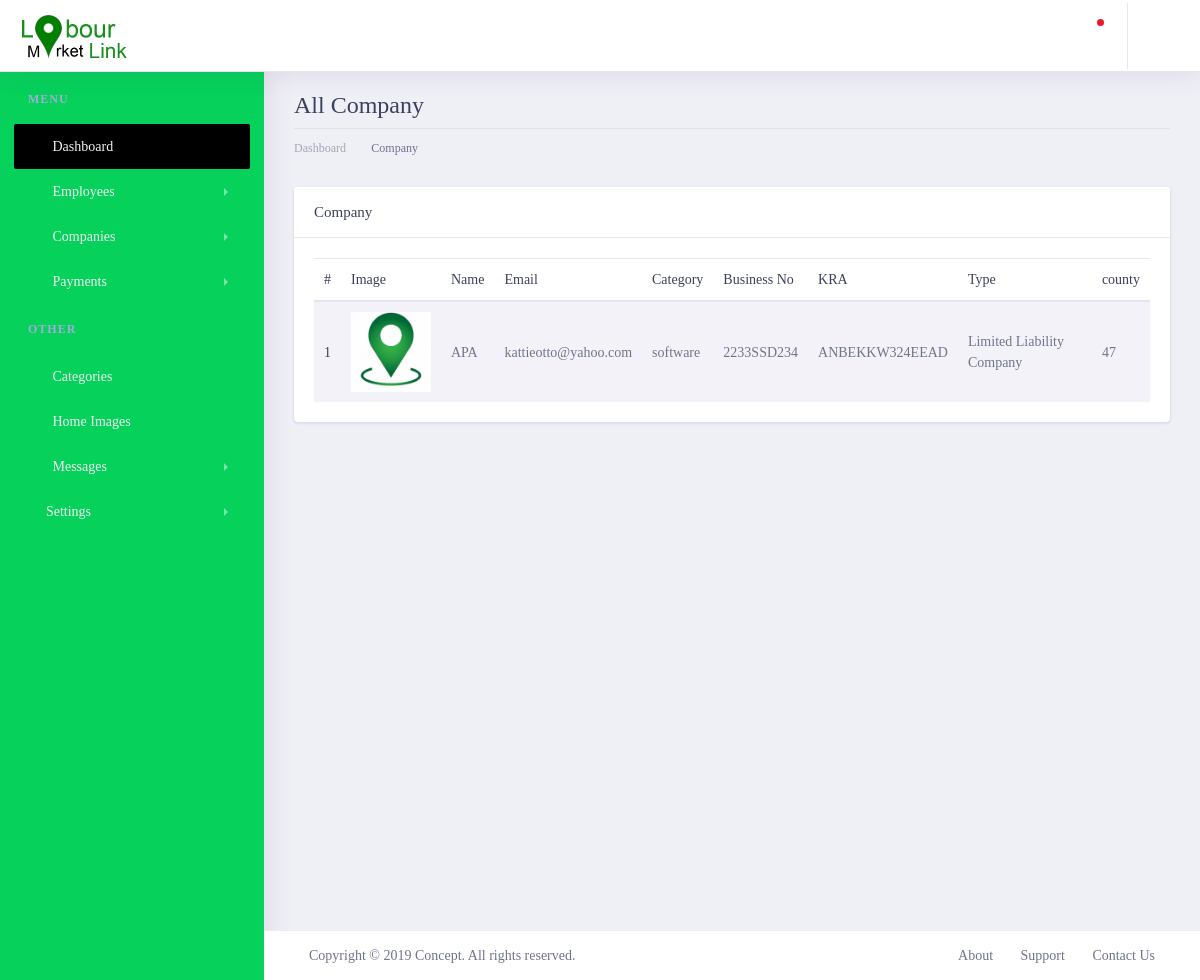
The page /lmladmin/allcompanies/ (signed in) on the database its author committed.
### lmlappadmin/models.py (models this page shows, shortened)
class Company(get_user_model()):
    logo = models.ImageField(max_length=200, upload_to='employerlogo', null=True, blank=True)
    regpayment = models.ForeignKey(CompanyRegistrationPayment, on_delete=models.CASCADE, null=True, blank=True)
    category = models.ForeignKey(Category, on_delete=models.CASCADE, max_length=200, null=False, blank=False)
    company_name = models.CharField(max_length=200, null=False, blank=False)
    county = models.CharField(max_length=100,null=False, blank=False)
    region = models.CharField(max_length=100,null=False, blank=False)
    landmark = models.CharField(max_length=100,null=False, blank=False)
    company_motto =models.CharField(max_length=100,null=False, blank=False)
    brief_details = models.TextField()
    bizness_entity_type = models.CharField(max_length=100,null=False, blank=False)
    date_created = models.DateField(default=datetime.datetime.now, null=False, blank=False )
    description = models.TextField()
    website = models.CharField(max_length=100,null=True, blank=True)
    company_email = models.CharField(max_length=100,null=False, blank=False)
    kra_number = models.CharField(max_length=100,null=False, blank=False)
    alphanumeric = RegexValidator(r'^[0-9a-zA-Z]*$', 'Only alphanumeric characters are allowed.')
    bussiness_reg_no = models.CharField(max_length=100,null=True, blank=True,unique=True, validators=[alphanumeric])
    created_at = models.DateTimeField(auto_now_add=True)
    updated_at = models.DateTimeField(auto_now=True)
    COMPANY_STATUS ={
        ('NEWBIE','Newbie'),
        ('REGISTERED_CONFIRMED','Registerd_confirmed'),
        ('DEACTIVATED','Deactivated'),
    }
    status = models.CharField( choices=COMPANY_STATUS, default='NEWBIE', max_length=200, null=False, blank=False)
    RANK_STATUS = {
        ('UNDEFINED','Undefined'),
        ('BASIC','Basic'),
        ('PREMIUM', 'Premium'),
        ('ULTIMATE', 'Ultimate'),
        ('PRO_BASIC', 'Pro_basic'),
        ('PRO_ULTIMATE', 'Pro_ultimate'),
        ('PLATINUM', 'Platinum'),
    }
    rank_status = models.CharField( choices=RANK_STATUS, default='UNDEFINED', max_length=200, null=False, blank=False)
    class Meta:
        verbose_name = 'Employer'
        verbose_name_plural = 'Employers'

class Category(models.Model):
    category = models.CharField(max_length=200, null=False, blank=False)
    c_parent = models.ForeignKey('Category', related_name='job_category', on_delete=models.CASCADE, max_length=200, null=True, blank=True)
    created_at = models.DateTimeField(auto_now_add=True)
    updated_at = models.DateTimeField(auto_now=True)
    def __str__(self):
        return '%s' % (self.category)

### lmlappadmin/views.py (the view)
# urls.py: path('allcompanies/',views.companies, name='companies'),
@login_required()
def companies(request):
    company = Company.objects.all()
    context = {
        'title': 'Companies',
        'companies': company,
    }
    return render(request, 'company/company.html', context)

### lmlapp/templatetags/call_methods.py (called while the page is built)
@register.filter(name='contactushome')
def comments(request):
    contactushome = ContactUsHome.objects.filter(status="UNREAD").order_by("-created_at")
    if contactushome is not None:
        return contactushome
    return False

@register.filter(name='contactushomecount')
def commentscount(request):
    contactushomecount = ContactUsHome.objects.count()
    if contactushomecount > 0:
        return contactushomecount
    return False

### lmlappadmin/templates/company/company.html
{% extends 'admin/layout.html' %}
{% load static %}
{% block content %}
       <div class="dashboard-wrapper ml-0">
            <div class="container-fluid  dashboard-content">
                <div class="row">
                    <div class="col-xl-12 col-lg-12 col-md-12 col-sm-12 col-12">
                        <div class="page-header">
                            <h2 class="pageheader-title">All Company</h2>
                            <div class="page-breadcrumb">
                                <nav aria-label="breadcrumb">
                                    <ol class="breadcrumb">
                                        <li class="breadcrumb-item"><a href="{% url 'LMLAdmin:home' %}" class="breadcrumb-link">Dashboard</a></li>
                                        <li class="breadcrumb-item active" aria-current="page">Company</li>
                                    </ol>
                                </nav>
                            </div>
                        </div>
                    </div>
                </div>
                <div class="row">
                    <div class="col-xl-12 col-lg-12 col-md-12 col-sm-12 col-12">
                            <div class="card">
                                <h5 class="card-header">Company</h5>
                                <div class="card-body">
                                    <table class="table table-striped">
                                        <thead>
                                            <tr>
                                                <th scope="col">#</th>
                                                <th scope="col">Image</th>
                                                <th scope="col">Name</th>
                                                <th scope="col">Email</th>
                                                <th scope="col">Category</th>
                                                <th scope="col">Business No</th>
                                                <th scope="col">KRA</th>
                                                <th scope="col">Type</th>
                                                <th scope="col">county</th>
                                            </tr>
                                        </thead>
                                        <tbody>
                                            {% for company in companies %}
                                            <tr>
                                                <th scope="row">{{ forloop.counter }}</th>
                                                <td>
                                                    <div style="width: 80px; height: 80px; overflow: hidden;">
                                                        <img class="w-100 h-100" src="{{ company.logo.url }}" alt="">
                                                    </div>
                                                </td>
                                                <td>{{company.company_name}}</td>
                                                <td><a href="mailto:{{company.email}}">{{company.email}}</a></td>
                                                <td>{{company.category}}</td>
                                                <td>{{ company.bussiness_reg_no }}</td>
                                                <td>{{ company.kra_number }}</td>
                                                <td>{{ company.bizness_entity_type }}</td>
                                                <td>{{ company.county }}</td>
                                            </tr>
                                             {% endfor %}
                                        </tbody>
                                    </table>
                                </div>
                            </div>
                        </div>
                </div>
            </div>
        </div>
{% endblock content %}

### rows shown on the page
Company: logo (picture), company_name "APA", email "kattieotto@yahoo.com", category "software", bussiness_reg_no "2233SSD234", kra_number "ANBEKKW324EEAD", bizness_entity_type "Limited Liability Company", county "47"
